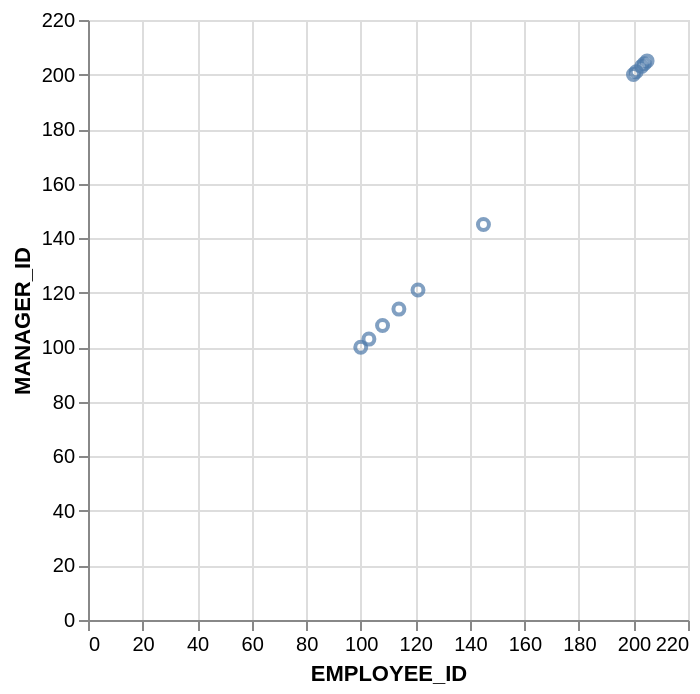

Here is the Vega-Lite specification saved for this chart:
### Vega-Lite specification from a JSON file in a GitHub repository (floating-point values rounded to 4 significant figures)
{"data": {"values": [{"x_data": 100, "y_data": 100}, {"x_data": 103, "y_data": 103}, {"x_data": 108, "y_data": 108}, {"x_data": 114, "y_data": 114}, {"x_data": 121, "y_data": 121}, {"x_data": 145, "y_data": 145}, {"x_data": 200, "y_data": 200}, {"x_data": 201, "y_data": 201}, {"x_data": 203, "y_data": 203}, {"x_data": 204, "y_data": 204}, {"x_data": 205, "y_data": 205}]}, "mark": "point", "encoding": {"x": {"field": "x_data", "type": "quantitative", "title": "EMPLOYEE_ID"}, "y": {"field": "y_data", "type": "quantitative", "title": "MANAGER_ID"}}}
